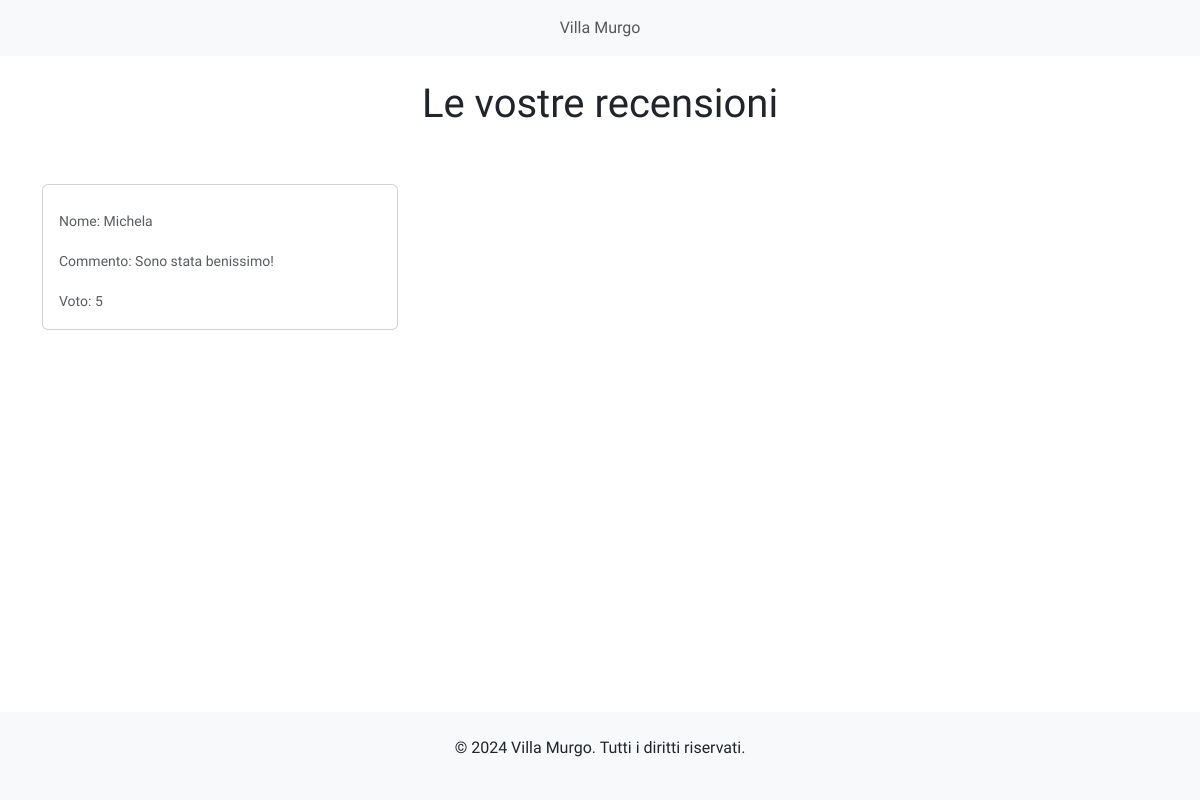
Before: /recensioni/ with the older database file.
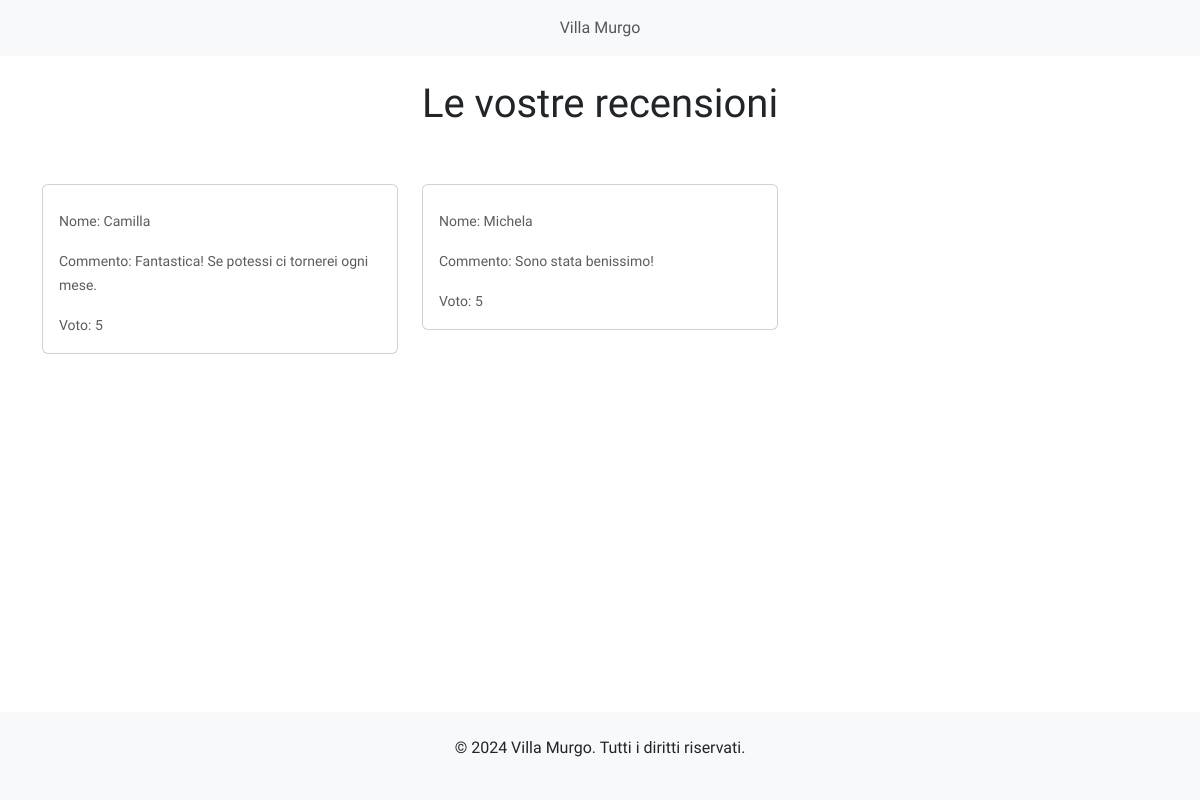
After: the same page with the newer database file.
### homepage/models.py (models this page shows, shortened)
class Recensione(models.Model):
    nome = models.CharField(max_length=100)
    commento = models.TextField()
    voto = models.IntegerField(choices=[(i, str(i)) for i in range(1, 6)])  # Valutazione da 1 a 5
    data_creazione = models.DateTimeField(auto_now_add=True)

### homepage/views.py (the view)
# urls.py: path('recensioni/', views.gestisci_recensioni, name='recensioni'),
def gestisci_recensioni(request):
    recensioni = Recensione.objects.order_by('-data_creazione')
    return render(request, 'homepage/recensioni.html', {'recensioni': recensioni})

### homepage/templates/homepage/recensioni.html (shortened to what this page needs)
<!DOCTYPE html>
<html lang="en">
<head>
    <link href="https://cdn.jsdelivr.net/npm/bootstrap@5.3.0-alpha1/dist/css/bootstrap.min.css" rel="stylesheet">
</head>
<body>
    <nav class="navbar navbar-expand-lg navbar-light bg-light">
        <div class="container-fluid">
            <div class="collapse navbar-collapse" id="navbarNav">
                <ul class="navbar-nav">
                    <li class="nav-item">
                        <a class="nav-link" href="{% url 'homepage' %}">Villa Murgo</a>
                    </li>
                </ul>
            </div>
        </div>
    </nav>
    <div class="container">
        <h1 class="text-center my-4">Le vostre recensioni</h1>
        <div class="row">
                {% for recensione in recensioni %}
                    <div class="col-md-4">
                        <div class="card recensioni-card">
                            <div class="card-body">
                                <p class="card-text"><small class="text-muted">Nome: {{ recensione.nome }}</small></p>
                                <p class="card-text"><small class="text-muted">Commento: {{ recensione.commento }}</small></p>
                                <p class="card-text"><small class="text-muted">Voto: {{ recensione.voto }}</small></p>
                            </div>
                        </div>
                    </div>
                {% endfor %}
        </div>
    </div>
    <footer class="text-center py-4 bg-light mt-auto">
        <p>&copy; 2024 Villa Murgo. Tutti i diritti riservati.</p>
    </footer>
</body>
</html>

Changed rows visible on the page:
added Recensione: nome "Camilla", commento "Fantastica! Se potessi ci tornerei ogni mese.", voto "5"
